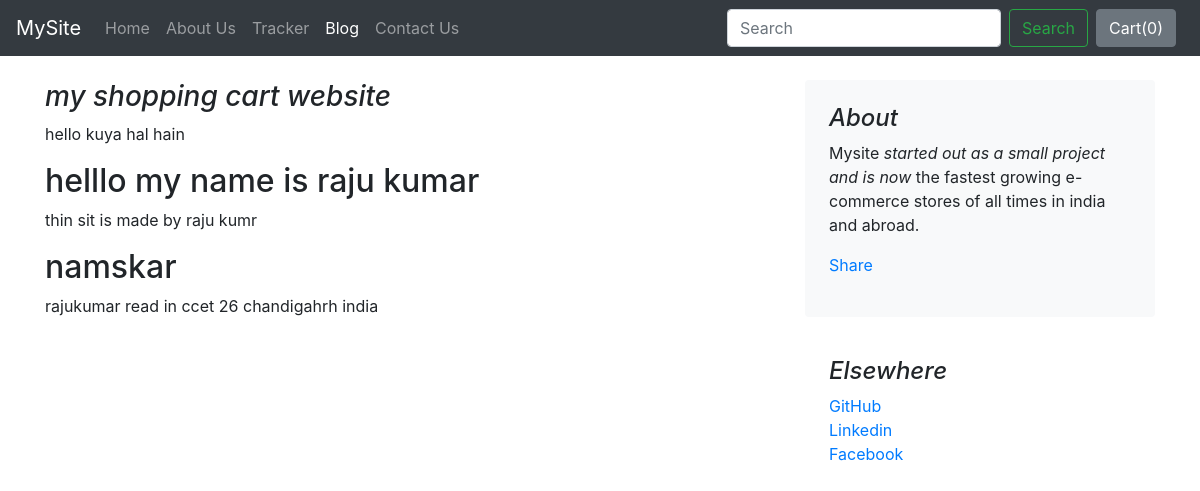
The app's page /blog/blogpost/2, older data.
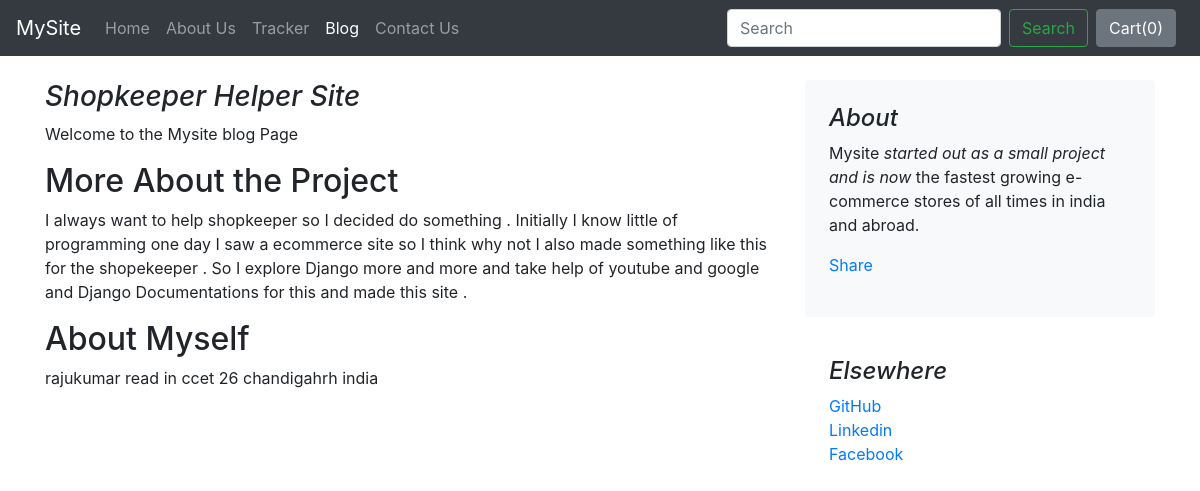
The same page, newer data.
### blog/models.py (models this page shows)
class Blogpost(models.Model):
    post_id = models.AutoField(primary_key=True)
    title = models.CharField(max_length=50)
    head0 = models.CharField(max_length=500, default="")
    chead0 = models.CharField(max_length=5000, default="")
    head1 = models.CharField(max_length=500, default="")
    chead1 = models.CharField(max_length=5000, default="")
    head2 = models.CharField(max_length=500, default="")
    chead2 = models.CharField(max_length=5000, default="")
    pub_date = models.DateField()
    thumbnail = models.ImageField(upload_to='shop/images', default="")
    def __str__(self):
        return self.title
    objects = models.Manager()

### blog/views.py (the view)
# urls.py: path("blogpost/<int:id>", views.blogpost, name="blogHome")
def blogpost(request ,id ):
    post = Blogpost.objects.filter(post_id= id)[0]
    print(post)
    return render(request, 'blog/blogpost.html',  {'post':post} )

### blog/templates/blog/blogpost.html (shortened to what this page needs)
{% extends 'blog/basic.html' %}
{% block body %}
<div class="container">
    <div class="row mt-4">
        <div class="col-md-8 blog-main">
            <h3 class="font-italic">
                {{post.title}}
            </h3>
            <div class="blog-post">
                <p>{{post.chead0}}</p>
                <h2>{{post.head1}}</h2>
                <p>{{post.chead1}}</p>
                <h2>{{post.head2}}</h2>
                <p>{{post.chead2}}</p>
            </div>
        </div>
        <aside class="col-md-4 blog-sidebar">
            <div class="p-4 mb-3 bg-light rounded">
                <h4 class="font-italic">About</h4>
                <p class="mb-0">Mysite <em>started out as a small project and is now</em> the fastest growing e-commerce stores of all times in india and abroad.</p>
                <div class="my-3 fb-share-button" data-href="http://127.0.0.1:8000/blog/blogpost/{{post.post_id}}" data-layout="button_count" data-size="large"><a target="_blank" href="https://www.facebook.com/sharer/sharer.php?u=http%3A%2F%2F127.0.0.1%3A8000%2Fblog%2Fblogpost%2F4&src=sdkpreparse" class="fb-xfbml-parse-ignore">Share</a></div>
            </div>
            <div class="p-4">
                <h4 class="font-italic">Elsewhere</h4>
                <ol class="list-unstyled">
                    <li><a href="https://github.com/rajukumar2152">GitHub</a></li>
                    <li><a href="https://www.linkedin.com/in/raju-kumar-02a45519a/">Linkedin</a></li>
                    <li><a href="#">Facebook</a></li>
                </ol>
            </div>
        </aside>
    </div>
</div>
{% endblock %}

Row changes from the older to the newer data that the page shows:
changed Blogpost "rajukumar read in ccet 26 chandigahrh india": title "my shopping cart website" → "Shopkeeper Helper Site"; chead0 "hello kuya hal hain" → "Welcome to the Mysite blog Page"; head1 "helllo my name is raju kumar" → "More About the Project"; chead1 "thin sit is made by raju kumr" → "I always want to help shopkeeper so I decided do something . Initially I know little of programming one day I saw a ecommerce site so I think why not I also made something like this for the shopekeeper . So I explore Django more and more and take help of youtube and google and Django Documentations for this and made this site ."; head2 "namskar" → "About Myself"
